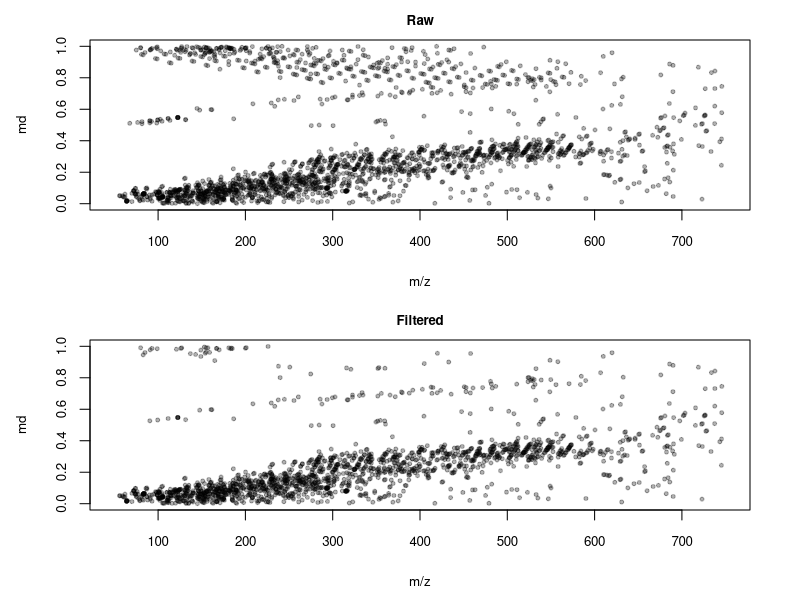

Source code (R):
#m/z defect filtering commands
#12-04-2016

#--------------------------------------------------------------------------------
#The following chunck of code will remove features in your LC-MS data identified as salt clusters based on m/z defect, retention time and an inclusion list derived from the human metabolome database (included in this package).
#your feature table must have LC-MS features in rows, m/z in column 1 (labelled "mz"), followed by retention time in column 2 (labelled "rt").
#-------------------------------------------------------------------------------- 

#read in feature table you want to filter
mydata<-read.table("example_data_pos.txt",  header=T, check.names=F, row.names=1, sep="\t")

#set rt threshold
rt=0.8

#set mass accuracy (in Daltons) for inclusion list matching
ma=0.01

#calculate m/z defect using modulus function
out<-matrix(data=NA, nrow =nrow(mydata), ncol=1)
rownames(out)<-rownames(mydata)

for(i in 1:nrow(mydata)){
out[i,]<-mydata[i,1]%%1
colnames(out)<-"md" 
}

mydata<-cbind(mydata,out)

#fit mydata to m/z defect maxima equation
f<- function(x){
y<-0.00112*x + 0.01953
return(y)
}

fit<-as.data.frame(t(apply(mydata,1,f)))

#read in hmdb inclusion list
hmdb<-read.table("hmdb_inclusions_list_pos.txt",  header=T, check.names=F, row.names=1, sep="\t")

#find masses in inclusion list in mydata 
in_list<-hmdb[which(hmdb$"inclusion"=="y"),]
cmp <- function(mydata, in_list, cutoff=ma){abs(in_list-mydata) <= cutoff}
match<-which(outer(in_list$mz, mydata$mz, cmp), arr.ind=TRUE)
fc <- factor(match[,2])
I<-rownames(mydata)[as.numeric(levels(fc))]

#keep rows in mydata if m/z defect is less than or equal to fitted value OR rt > threshold OR value is in inclusion list

filtered<-mydata[which((mydata$"md"<= fit$"mz")|rownames(mydata) %in% I | mydata$"rt" >rt),]

#write filtered table to file
write.table(filtered,"feature_list_mz_defect_filtered.txt",sep="\t",col.names=NA)

#plot mz vs md of raw and filtered features 
pdf("mz defect plot before and after filter.pdf", height=6.5,width=5)  
par(mfrow=c(2,1),mai=c(0.9,0.9,0.4,0.5))
plot(mydata$"mz",mydata$"md",cex.axis=0.8,col=adjustcolor("black",alpha=0.3),pch=20,cex=0.8,ylim=c(0,1),xlim=c(50,750),ylab="md",xlab="m/z",main="Raw",cex.lab=0.8,cex.main=0.8)
plot(filtered$"mz",filtered$"md",cex.axis=0.8,col=adjustcolor("black",alpha=0.3),pch=20,cex=0.8,ylim=c(0,1),xlim=c(50,750),ylab="md",xlab="m/z",main="Filtered",cex.lab=0.8,cex.main=0.8)
dev.off()
